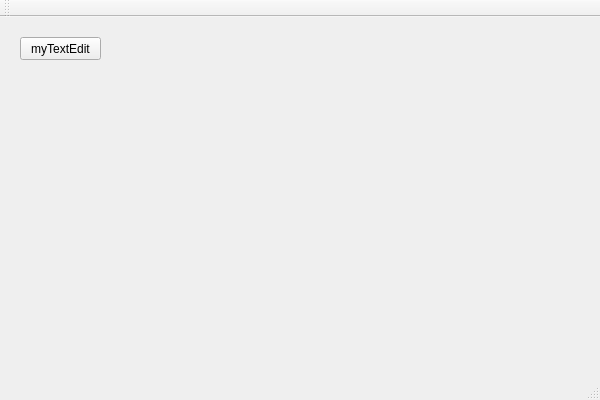
<?xml version="1.0" encoding="UTF-8"?>
<ui version="4.0">
 <class>MainWindow</class>
 <widget class="QMainWindow" name="MainWindow">
  <property name="geometry">
   <rect>
    <x>0</x>
    <y>0</y>
    <width>600</width>
    <height>400</height>
   </rect>
  </property>
  <property name="windowTitle">
   <string>MainWindow</string>
  </property>
  <widget class="QWidget" name="centralWidget">
   <widget class="QPushButton" name="pushButton">
    <property name="geometry">
     <rect>
      <x>20</x>
      <y>20</y>
      <width>81</width>
      <height>23</height>
     </rect>
    </property>
    <property name="text">
     <string>myTextEdit</string>
    </property>
   </widget>
  </widget>
  <widget class="QMenuBar" name="menuBar">
   <property name="geometry">
    <rect>
     <x>0</x>
     <y>0</y>
     <width>600</width>
     <height>23</height>
    </rect>
   </property>
  </widget>
  <widget class="QToolBar" name="mainToolBar">
   <attribute name="toolBarArea">
    <enum>TopToolBarArea</enum>
   </attribute>
   <attribute name="toolBarBreak">
    <bool>false</bool>
   </attribute>
  </widget>
  <widget class="QStatusBar" name="statusBar"/>
 </widget>
 <layoutdefault spacing="6" margin="11"/>
 <resources/>
 <connections/>
</ui>
